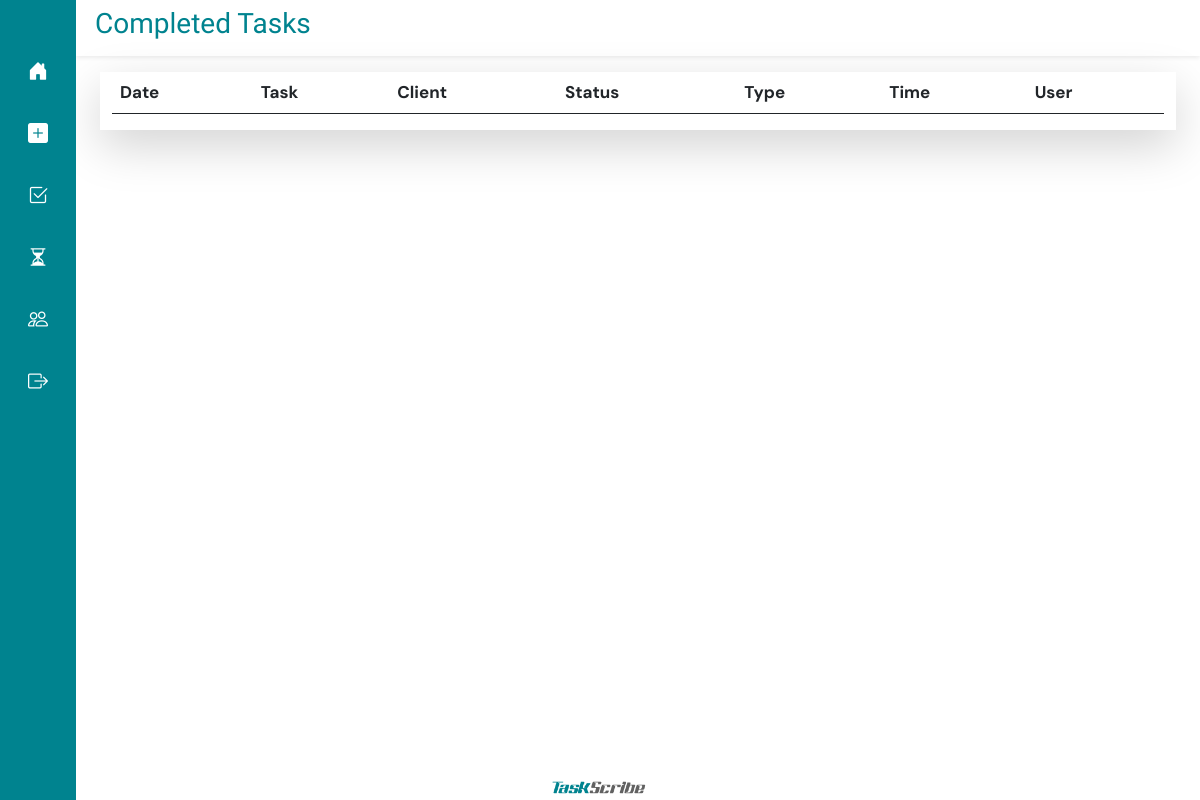
The app's page /completed-task/ (signed in), older data.
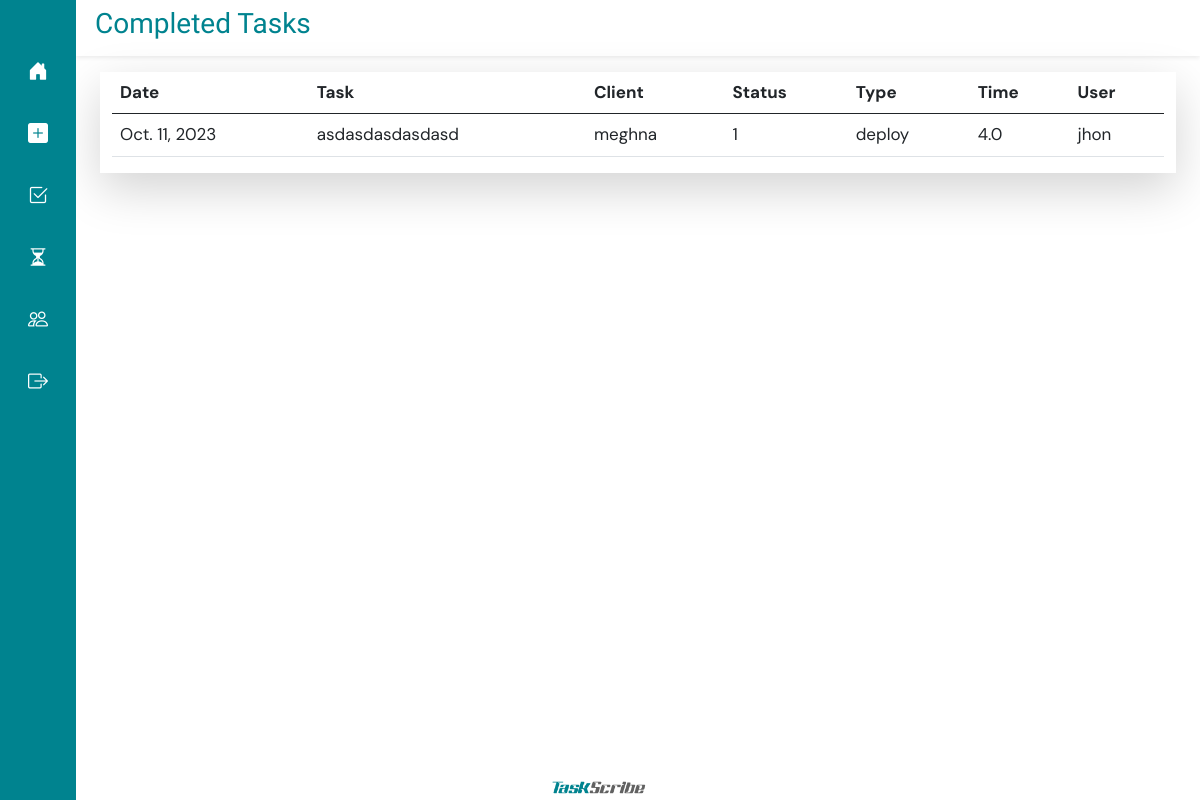
The same page, newer data.
### taskapp/models.py (models this page shows, shortened)
class Task(models.Model):
    name = models.CharField(max_length=500,)
    user = models.ForeignKey(User, on_delete=models.PROTECT, null=True, blank=True)
    type = models.ForeignKey(Type, on_delete=models.CASCADE, null=True, blank=True)
    client = models.ForeignKey(Client, on_delete=models.PROTECT, null=True, blank=True)
    date = models.DateField()
    status = models.CharField(max_length=1, choices=STATUS, default='0')
    time = models.FloatField()

class Client(models.Model):
    name = models.CharField(max_length=100)

class Type(models.Model):
    name = models.CharField(max_length=100)
    def __str__(self) -> str:
        return self.name

### taskapp/views.py (the view)
# urls.py: path('completed-task/', completed_task, name="completed_task"),
@login_required(login_url="/accounts/login/")
def completed_task(request):
    userall = User.objects.get(id=request.user.id)
    print(userall)
    completed_tasks = Task.objects.filter(user=userall, status="1")
    return render(request, "completed_task.html", {
        "completed_tasks" : completed_tasks
    })

### templates/completed_task.html (shortened to what this page needs)
{% extends 'base.html' %}
{% load static %}
{% block titlecontent %}
<div class="row  shadow-sm" style="margin-top: 0px; padding: 7px; color: #00838f;">
  <h3 style="font-family: Racing Sans One;">Completed Tasks</h3>
</div>
{% endblock %}
{% block content %}
<div class="row shadow-lg mt-3" style="padding-bottom: 0px; margin-top: 10px; overflow-x: scroll;">
    <div class="col-12">
    <table class="table table-hover">
        <thead>
          <tr>
            <th>Date</th>
            <th>Task</th>
            <th>Client</th>
            <th>Status</th>
            <th>Type</th>
            <th>Time</th>
            <th>User</th>
          </tr>
        </thead>
        <tbody>
        {% for task in completed_tasks %}
          <tr>
            <td>{{ task.date }}</td>
            <td>{{ task.name }}</td>
            <td>{{ task.client.name}}</td>
            <td>{{ task.status}}</td>
            <td>{{ task.type}}</td>
            <td>{{ task.time}}</td>
            <td>{{ task.user }}</td>
          </tr>
        {% endfor %}
        </tbody>
      </table>
    </div>
</div>
{% endblock%}

Row changes from the older to the newer data that the page shows:
now on this page (row edited): Task: date "Oct. 11, 2023", name "asdasdasdasdasd", client.name "meghna", status "1", type "deploy", time "4.0", user "jhon"
